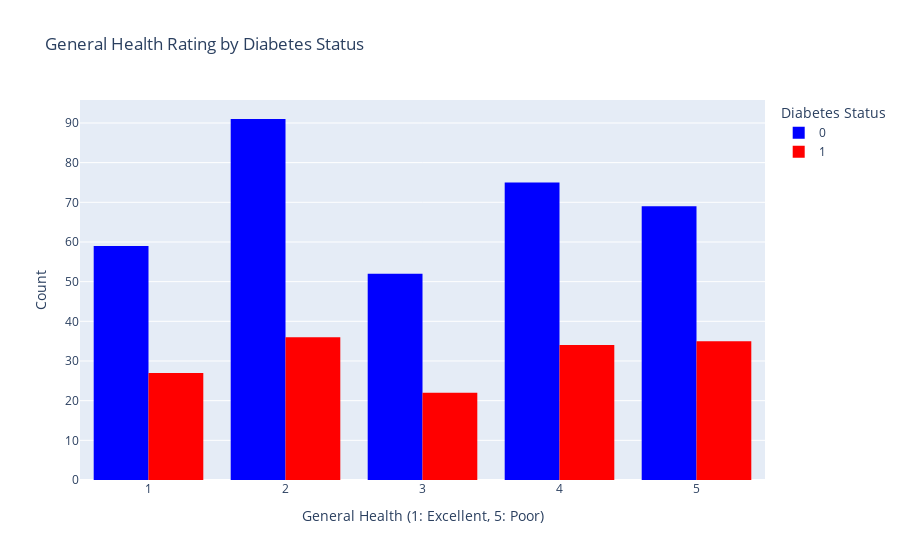

Source (notebook cell):
### Markdown cell above
## 6. General Health by Diabetes Status

### Code cell
# 6. General Health by Diabetes Status
fig6 = px.histogram(df, x="GenHlth", color="Diabetes_State",
                   barmode="group",
                   color_discrete_map={0: "blue", 1: "red"},
                   labels={"GenHlth": "General Health Rating", "Diabetes_State": "Diabetes Status"},
                   title="General Health Rating by Diabetes Status")
fig6.update_layout(xaxis_title="General Health (1: Excellent, 5: Poor)", yaxis_title="Count")

### Figure 1 — Plotly figure (JSON) as saved in the notebook; plotly's stock layout.template omitted (floating-point values rounded to 4 significant figures; data arrays with more than 128 entries replaced by an {"elided": "..."} marker saying what was removed)
{"data": [{"alignmentgroup": "True", "bingroup": "x", "hovertemplate": "Diabetes Status=0<br>General Health Rating=%{x}<br>count=%{y}<extra></extra>", "legendgroup": "0", "marker": {"color": "blue", "pattern": {"shape": ""}}, "name": "0", "offsetgroup": "0", "orientation": "v", "showlegend": true, "type": "histogram", "x": {"elided": "346 int values"}, "xaxis": "x", "yaxis": "y"}, {"alignmentgroup": "True", "bingroup": "x", "hovertemplate": "Diabetes Status=1<br>General Health Rating=%{x}<br>count=%{y}<extra></extra>", "legendgroup": "1", "marker": {"color": "red", "pattern": {"shape": ""}}, "name": "1", "offsetgroup": "1", "orientation": "v", "showlegend": true, "type": "histogram", "x": {"elided": "154 int values"}, "xaxis": "x", "yaxis": "y"}], "layout": {"barmode": "group", "legend": {"title": {"text": "Diabetes Status"}, "tracegroupgap": 0}, "title": {"text": "General Health Rating by Diabetes Status"}, "xaxis": {"anchor": "y", "domain": [0, 1], "title": {"text": "General Health (1: Excellent, 5: Poor)"}}, "yaxis": {"anchor": "x", "domain": [0, 1], "title": {"text": "Count"}}}}
